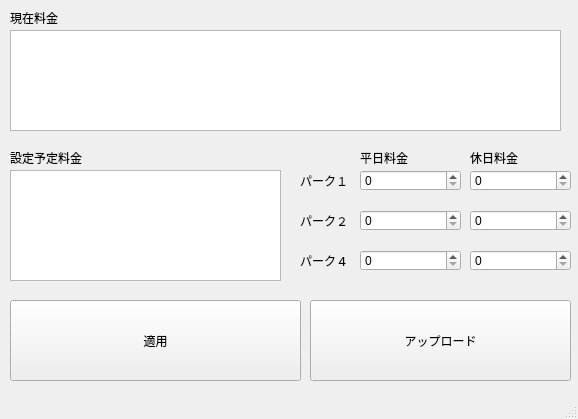
<?xml version="1.0" encoding="UTF-8"?>
<ui version="4.0">
 <class>mainWindow</class>
 <widget class="QMainWindow" name="mainWindow">
  <property name="geometry">
   <rect>
    <x>0</x>
    <y>0</y>
    <width>578</width>
    <height>419</height>
   </rect>
  </property>
  <property name="windowTitle">
   <string>MainWindow</string>
  </property>
  <widget class="QWidget" name="centralwidget">
   <widget class="QPushButton" name="pushButton">
    <property name="geometry">
     <rect>
      <x>10</x>
      <y>300</y>
      <width>291</width>
      <height>81</height>
     </rect>
    </property>
    <property name="text">
     <string>適用</string>
    </property>
   </widget>
   <widget class="QSpinBox" name="spinBox">
    <property name="geometry">
     <rect>
      <x>360</x>
      <y>170</y>
      <width>101</width>
      <height>21</height>
     </rect>
    </property>
   </widget>
   <widget class="QSpinBox" name="spinBox_2">
    <property name="geometry">
     <rect>
      <x>470</x>
      <y>170</y>
      <width>101</width>
      <height>21</height>
     </rect>
    </property>
   </widget>
   <widget class="QSpinBox" name="spinBox_3">
    <property name="geometry">
     <rect>
      <x>360</x>
      <y>210</y>
      <width>101</width>
      <height>21</height>
     </rect>
    </property>
   </widget>
   <widget class="QSpinBox" name="spinBox_4">
    <property name="geometry">
     <rect>
      <x>470</x>
      <y>210</y>
      <width>101</width>
      <height>21</height>
     </rect>
    </property>
   </widget>
   <widget class="QSpinBox" name="spinBox_5">
    <property name="geometry">
     <rect>
      <x>360</x>
      <y>250</y>
      <width>101</width>
      <height>21</height>
     </rect>
    </property>
   </widget>
   <widget class="QSpinBox" name="spinBox_6">
    <property name="geometry">
     <rect>
      <x>470</x>
      <y>250</y>
      <width>101</width>
      <height>21</height>
     </rect>
    </property>
   </widget>
   <widget class="QLabel" name="label">
    <property name="geometry">
     <rect>
      <x>360</x>
      <y>150</y>
      <width>60</width>
      <height>16</height>
     </rect>
    </property>
    <property name="text">
     <string>平日料金</string>
    </property>
   </widget>
   <widget class="QLabel" name="label_2">
    <property name="geometry">
     <rect>
      <x>470</x>
      <y>150</y>
      <width>60</width>
      <height>16</height>
     </rect>
    </property>
    <property name="text">
     <string>休日料金</string>
    </property>
   </widget>
   <widget class="QTextBrowser" name="textBrowser_3">
    <property name="geometry">
     <rect>
      <x>10</x>
      <y>170</y>
      <width>271</width>
      <height>111</height>
     </rect>
    </property>
   </widget>
   <widget class="QLabel" name="label_3">
    <property name="geometry">
     <rect>
      <x>10</x>
      <y>150</y>
      <width>91</width>
      <height>16</height>
     </rect>
    </property>
    <property name="text">
     <string>設定予定料金</string>
    </property>
   </widget>
   <widget class="QLabel" name="label_4">
    <property name="geometry">
     <rect>
      <x>300</x>
      <y>170</y>
      <width>60</width>
      <height>21</height>
     </rect>
    </property>
    <property name="text">
     <string>パーク１</string>
    </property>
   </widget>
   <widget class="QLabel" name="label_5">
    <property name="geometry">
     <rect>
      <x>300</x>
      <y>210</y>
      <width>60</width>
      <height>21</height>
     </rect>
    </property>
    <property name="text">
     <string>パーク２</string>
    </property>
   </widget>
   <widget class="QLabel" name="label_6">
    <property name="geometry">
     <rect>
      <x>300</x>
      <y>250</y>
      <width>60</width>
      <height>21</height>
     </rect>
    </property>
    <property name="text">
     <string>パーク４</string>
    </property>
   </widget>
   <widget class="QLabel" name="label_7">
    <property name="geometry">
     <rect>
      <x>10</x>
      <y>10</y>
      <width>91</width>
      <height>16</height>
     </rect>
    </property>
    <property name="text">
     <string>現在料金</string>
    </property>
   </widget>
   <widget class="QTextBrowser" name="textBrowser_4">
    <property name="geometry">
     <rect>
      <x>10</x>
      <y>30</y>
      <width>551</width>
      <height>101</height>
     </rect>
    </property>
   </widget>
   <widget class="QPushButton" name="pushButton_2">
    <property name="geometry">
     <rect>
      <x>310</x>
      <y>300</y>
      <width>261</width>
      <height>81</height>
     </rect>
    </property>
    <property name="text">
     <string>アップロード</string>
    </property>
   </widget>
  </widget>
  <widget class="QStatusBar" name="statusbar"/>
 </widget>
 <resources/>
 <connections/>
</ui>
